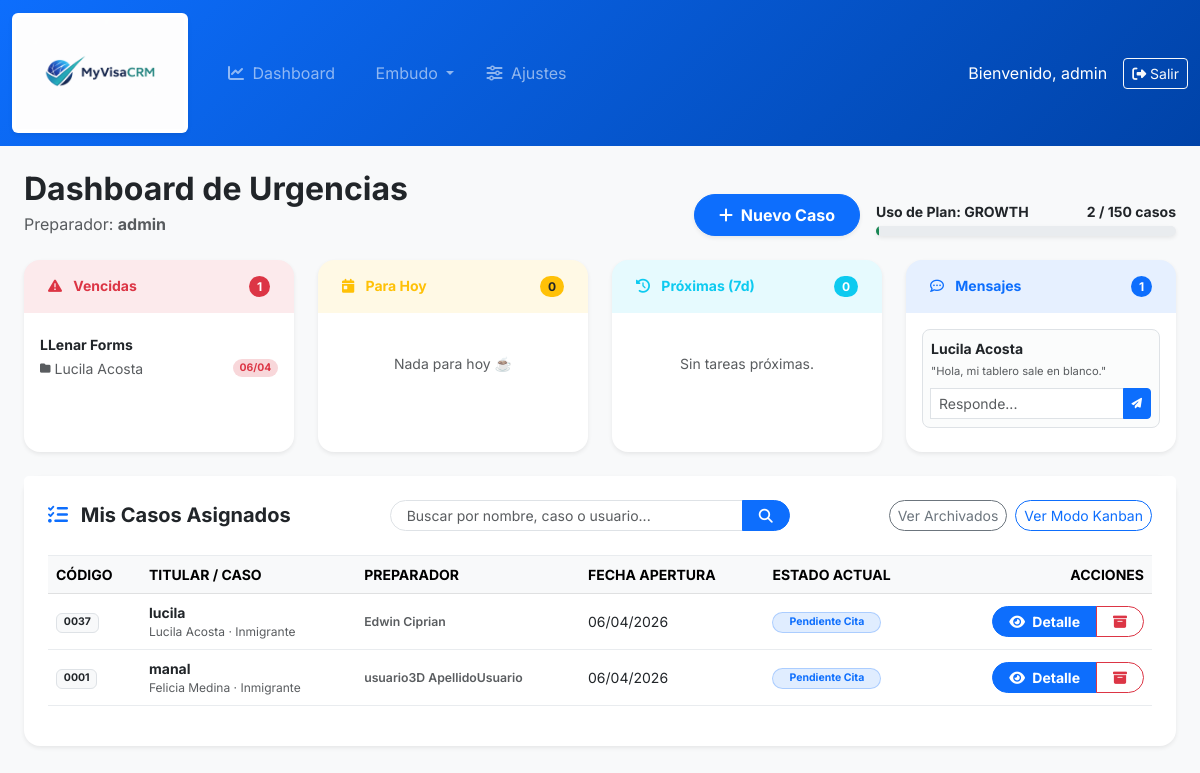
Page / (signed in) on the earlier database version.
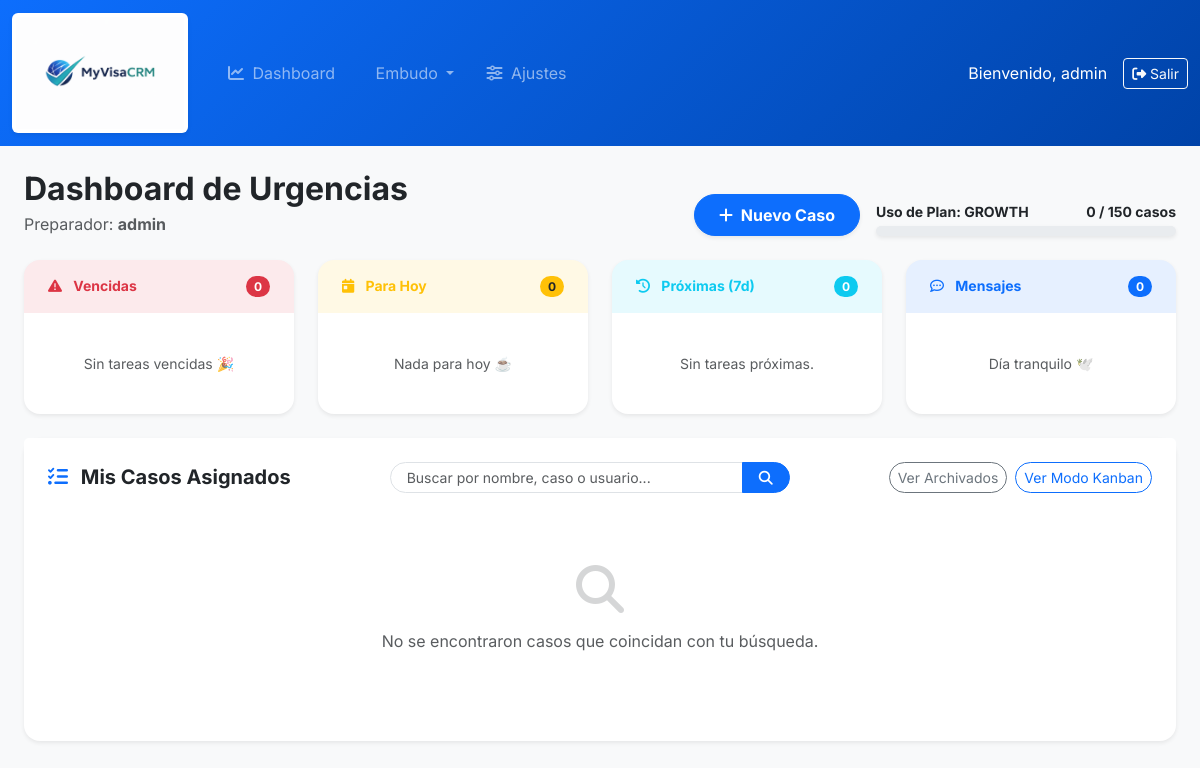
Same page on the later database version.
### crm/models.py (models this page shows, shortened)
class Actividad(models.Model):
    STATUS_TAREA = [('PENDIENTE', 'Pendiente'), ('EN_PROCESO', 'En Proceso'), ('COMPLETADA', 'Completada')]
    caso = models.ForeignKey(Caso, on_delete=models.CASCADE, related_name='actividades')
    titulo = models.CharField(max_length=255)
    detalle = models.TextField(blank=True)
    fecha_programada = models.DateField(null=True, blank=True, help_text="Cuándo planeas hacerlo")
    fecha_vencimiento = models.DateField(null=True, blank=True, help_text="Fecha límite legal")
    status = models.CharField(max_length=15, choices=STATUS_TAREA, default='PENDIENTE')
    prioridad_alta = models.BooleanField(default=False)
    fecha_completada = models.DateTimeField(null=True, blank=True)
    class Meta:
        ordering = ['fecha_vencimiento', 'fecha_programada']

class Caso(models.Model):
    agencia = models.ForeignKey(Agencia, on_delete=models.CASCADE, related_name='casos', null=True)
    titulo = models.CharField(max_length=200, help_text="Ej: Juan Perez - Residencia")
    tipo = models.ForeignKey(TipoCaso, on_delete=models.SET_NULL, null=True, blank=True)
    sub_tipo = models.ForeignKey(SubTipoCaso, on_delete=models.SET_NULL, null=True, blank=True)
    chat_habilitado = models.BooleanField(
        default=True,
        help_text="Permite al cliente enviar mensajes al preparador desde su portal"
    )
    beneficiario_principal = models.ForeignKey(User, on_delete=models.CASCADE, related_name='casos_cliente')
    preparador = models.ForeignKey(User, on_delete=models.SET_NULL, null=True, related_name='casos_gestionados')
    status_actual = models.ForeignKey(CaseStatus, on_delete=models.PROTECT, related_name='casos')
    caso_principal = models.ForeignKey('self', on_delete=models.SET_NULL, null=True, blank=True, related_name='sub_casos')
    derivado = models.ForeignKey('Derivado', on_delete=models.SET_NULL, null=True, blank=True, related_name='caso_especifico')
    fecha_apertura = models.DateTimeField(auto_now_add=True)
    ultima_modificacion = models.DateTimeField(auto_now=True)
    esta_archivado = models.BooleanField(
        default=False,
        help_text="Los casos archivados no cuentan para el límite del plan, pero no se pueden editar ni reabrir."
    )

class MensajeCliente(models.Model):
    caso = models.ForeignKey(Caso, on_delete=models.CASCADE, related_name='mensajes')
    remitente = models.ForeignKey(User, on_delete=models.CASCADE, related_name='mensajes_enviados')
    contenido = models.TextField(help_text="Escribe tu mensaje al preparador")
    fecha = models.DateTimeField(auto_now_add=True)
    leido = models.BooleanField(default=False)
    class Meta:
        ordering = ['fecha']

class TipoCaso(models.Model):
    agencia = models.ForeignKey(Agencia, on_delete=models.CASCADE, related_name='tipos_casos')
    nombre = models.CharField(max_length=100)
    def __str__(self):
        return f"{self.nombre} ({self.agencia.nombre})"

class CaseStatus(models.Model):
    agencia = models.ForeignKey(Agencia, on_delete=models.CASCADE, related_name='estados_casos', null=True)
    nombre = models.CharField(max_length=100)
    orden = models.PositiveIntegerField(default=0, help_text="Define la posición en el embudo")
    color = models.CharField(max_length=7, default="#0d6efd", help_text="Color en formato HEX para las etiquetas")
    class Meta:
        ordering = ['orden']
        verbose_name = "Estado del Caso"
        verbose_name_plural = "Estados de los Casos"
    def __str__(self):
        return f"{self.orden}. {self.nombre} ({self.agencia.nombre if self.agencia else 'Global'})"

### crm/views.py (the view, shortened to what this page needs)
# urls.py: path('', views.dashboard, name='dashboard'),
def dashboard(request):
    if not hasattr(request.user, 'profile'):
        messages.error(request, "Tu usuario no tiene una agencia asignada. Contacta al soporte.")
        return redirect('logout')
    if request.user.profile.tipo == 'CLIENTE':
        return redirect('client_portal')
    agencia = request.user.profile.agencia
    hoy = timezone.now().date()
    actividades_base = Actividad.objects.filter(
        caso__agencia=agencia
    ).exclude(status='COMPLETADA').select_related('caso')
    vencidas = actividades_base.filter(fecha_vencimiento__lt=hoy).order_by('fecha_vencimiento')
    tareas_hoy = actividades_base.filter(fecha_programada=hoy).order_by('prioridad_alta', 'fecha_vencimiento')
    casos_con_mensajes = Caso.objects.filter(preparador=request.user).prefetch_related('mensajes')
    threads_sin_respuesta = []
    for caso in casos_con_mensajes:
        ultimo = caso.mensajes.last()
        if ultimo and ultimo.remitente == caso.beneficiario_principal:
            threads_sin_respuesta.append({
                'caso': caso,
                'ultimo_mensaje': ultimo,
                'total': caso.mensajes.count(),
            })
    config_dash = ConfiguracionDashboard.get_config(agencia)
    fecha_limite = hoy + timezone.timedelta(days=config_dash.dias_proximos_vencer)
    proximas_vencer = actividades_base.filter(
        fecha_vencimiento__gt=hoy,
        fecha_vencimiento__lte=fecha_limite
    ).exclude(fecha_programada=hoy).order_by('fecha_vencimiento')
    documentos_recientes = Documento.objects.filter(
        caso__agencia=agencia
    ).order_by('-fecha_subida')[:10]
    mostrar_archivados = request.GET.get('ver') == 'archivados'
    casos_preparador_qs = Caso.objects.filter(agencia=agencia, esta_archivado=mostrar_archivados).order_by('-fecha_apertura')
    from django.db.models import Q
    query = request.GET.get('q')
    paginator = Paginator(casos_preparador_qs, 10)
    page_number = request.GET.get('page')
    page_obj = paginator.get_page(page_number)
    limites = agencia.limites_actuales
    casos_activos = agencia.casos_activos_count
    porcentaje_uso = agencia.uso_casos_porcentaje
    plan_warning = None
    if porcentaje_uso >= 100:
        plan_warning = "danger"
    elif porcentaje_uso >= 80:
        plan_warning = "warning"
    is_demo = request.user.profile.is_demo
    nuevo_caso_form = NuevoCasoForm(agencia=agencia)
    context = {
        'vencidas': vencidas,
        'tareas_hoy': tareas_hoy,
        'proximas_vencer': proximas_vencer,
        'config_dash': config_dash,
        'threads_sin_respuesta': threads_sin_respuesta,
        'documentos_recientes': documentos_recientes,
        'page_obj': page_obj,
        'agencia': agencia,
        'limites': limites,
        'casos_activos': casos_activos,
        'porcentaje_uso': porcentaje_uso,
        'plan_warning': plan_warning,
        'ver_archivados': mostrar_archivados,
        'is_demo': is_demo,
        'nuevo_caso_form': nuevo_caso_form,
    }
    return render(request, 'crm/dashboard.html', context)

### crm/models.py (called while the page is built)
    @property
    def limites_actuales(self):
        from .constants import PLAN_DETAILS
        details = PLAN_DETAILS.get(self.plan, PLAN_DETAILS['STARTER'])
        return {
            'casos': self.limite_casos_custom if self.limite_casos_custom is not None else details['casos'],
            'usuarios': self.limite_usuarios_custom if self.limite_usuarios_custom is not None else details['usuarios'],
            'precio_base': details['precio'],
            'usuario_extra': details['usuario_extra']
        }

    @property
    def casos_activos_count(self):
        return self.casos.filter(esta_archivado=False).count()

    @property
    def uso_casos_porcentaje(self):
        limite = self.limites_actuales['casos']
        if limite == 0: return 0
        return (self.casos_activos_count / limite) * 100

    def __str__(self):
        return f"{self.nombre} - {self.tipo_caso.nombre}"

    @classmethod
    def get_config(cls, agencia):
        obj, created = cls.objects.get_or_create(agencia=agencia)
        return obj

### templates/crm/dashboard.html (shortened to what the changed rows need)
{% extends 'base.html' %}
{% block content %}
<div class="mb-4 d-flex flex-column flex-md-row justify-content-between align-items-md-end">
  <div>
    <h2 class="fw-bold mb-1">Dashboard de Urgencias</h2>
  </div>
  <div class="d-flex align-items-end gap-3 mt-3 mt-md-0">
    <div style="min-width: 300px;">
      <div class="d-flex justify-content-between mb-1 small fw-bold">
          <span>Uso de Plan: {{ agencia.plan }}</span>
          <span>{{ casos_activos }} / {{ limites.casos }} casos</span>
      </div>
      <div class="progress rounded-pill shadow-sm" style="height: 10px;">
        <div class="progress-bar bg-{{ plan_warning|default:'success' }} progress-bar-striped progress-bar-animated" role="progressbar" style="width: {{ porcentaje_uso|floatformat:0 }}%;"></div>
      </div>
    </div>
  </div>
</div>
<div class="row g-4">
  <div class="col-xl-3 col-md-6">
    <div class="card h-100 border-0 shadow-sm rounded-4">
      <div class="card-header bg-danger bg-opacity-10 border-0 rounded-top-4 d-flex justify-content-between align-items-center py-3 px-4">
        <h6 class="fw-bold text-danger mb-0 small"><i class="fa-solid fa-triangle-exclamation me-2"></i> Vencidas</h6>
        <span class="badge bg-danger rounded-pill">{{ vencidas|length }}</span>
      </div>
      <div class="card-body p-3">
        {% if vencidas %}
          <ul class="list-group list-group-flush">
            {% for act in vencidas %}
              <li class="list-group-item px-0 py-2 border-light">
                <h6 class="mb-1 fw-bold small text-truncate" title="{{ act.titulo }}">{{ act.titulo }}</h6>
                <div class="d-flex justify-content-between align-items-center">
                  <a href="{% url 'case_detail' act.caso.pk %}" class="text-muted small text-decoration-none text-truncate" style="max-width:70%">{{ act.caso.titulo }}</a>
                  <span class="badge bg-danger-subtle text-danger rounded-pill" style="font-size:.65rem;">{{ act.fecha_vencimiento|date:"d/m" }}</span>
                </div>
              </li>
            {% endfor %}
          </ul>
        {% else %}
          <div class="text-center text-muted py-4 small">Sin tareas vencidas 🎉</div>
        {% endif %}
      </div>
    </div>
  </div>
  <div class="col-xl-3 col-md-6">
    <div class="card h-100 border-0 shadow-sm rounded-4">
      <div class="card-header bg-primary bg-opacity-10 border-0 rounded-top-4 d-flex justify-content-between align-items-center py-3 px-4">
        <h6 class="fw-bold text-primary mb-0 small"><i class="fa-regular fa-comment-dots me-2"></i> Mensajes</h6>
        <span class="badge bg-primary rounded-pill">{{ threads_sin_respuesta|length }}</span>
      </div>
      <div class="card-body p-3 overflow-auto" style="max-height: 250px;">
        {% if threads_sin_respuesta %}
          {% for thread in threads_sin_respuesta %}
            <div class="border rounded-3 p-2 mb-2 bg-light bg-opacity-50">
              <div class="d-flex justify-content-between align-items-start mb-1">
                <a href="{% url 'case_detail' thread.caso.pk %}" class="fw-bold small text-decoration-none text-dark text-truncate">{{ thread.caso.titulo }}</a>
              </div>
              <p class="text-muted mb-2 text-truncate" style="font-size:0.7rem;">"{{ thread.ultimo_mensaje.contenido }}"</p>
              <form method="post" class="input-group input-group-sm">
                <input type="text" name="contenido" class="form-control" placeholder="Responde..." required>
                <button type="submit" class="btn btn-primary"></button>
              </form>
            </div>
          {% endfor %}
        {% else %}
          <div class="text-center text-muted py-4 small">Día tranquilo 🕊️</div>
        {% endif %}
      </div>
    </div>
  </div>
  <div class="col-12 mt-4">
    <div class="card border-0 shadow-sm rounded-4">
      <div class="card-body px-4 pb-4">
        {% if page_obj %}
          <div class="table-responsive">
            <table class="table table-hover align-middle border-top border-light-subtle">
              <thead class="table-light">
                <tr class="small text-uppercase text-muted">
                  <th>Código</th>
                  <th>Titular / Caso</th>
                  <th>Preparador</th>
                  <th>Fecha Apertura</th>
                  <th>Estado Actual</th>
                  <th class="text-end">Acciones</th>
                </tr>
              </thead>
              <tbody class="small">
                {% for c in page_obj %}
                  <tr {% if c.esta_archivado %}class="opacity-75"{% endif %}>
                    <td><span class="badge bg-light text-dark border">{{ c.pk|stringformat:"04d" }}</span></td>
                    <td>
                      <div class="fw-bold text-dark">{{ c.beneficiario_principal.get_full_name|default:c.beneficiario_principal.username }}</div>
                      <div class="text-muted" style="font-size:0.75rem;">{{ c.titulo }} · {{ c.tipo.nombre }}</div>
                    </td>
                    <td>
                        <span class="text-muted small fw-semibold">{{ c.preparador.get_full_name|default:c.preparador.username }}</span>
                    </td>
                    <td>{{ c.fecha_apertura|date:"d/m/Y" }}</td>
                    <td>
                        {% if c.esta_archivado %}
                            <span class="badge bg-secondary rounded-pill px-3 py-1">ARCHIVADO</span>
                        {% else %}
                            <span class="badge rounded-pill px-3 py-1" style="background-color:{{ c.status_actual.color }}20; color:{{ c.status_actual.color }}; border: 1px solid {{ c.status_actual.color }}40;">
                            {{ c.status_actual.nombre }}
                            </span>
                        {% endif %}
                    </td>
                    <td class="text-end">
                      <div class="btn-group">
                        <a href="{% url 'case_detail' c.pk %}" class="btn btn-sm btn-primary px-3 rounded-start-pill fw-bold">
                          <i class="fa-solid fa-eye me-1"></i> Detalle
                        </a>
                        {% if not c.esta_archivado %}
                        <a href="{% url 'archive_case' c.pk %}" class="btn btn-sm btn-outline-danger px-3 rounded-end-pill" title="Archivar">
                          <i class="fa-solid fa-box-archive"></i>
                        </a>
                        {% endif %}
                      </div>
                    </td>
                  </tr>
                {% endfor %}
              </tbody>
            </table>
          </div>
        {% else %}
          <div class="text-center py-5 text-muted">
            <i class="fa-solid fa-magnifying-glass fa-3x mb-3 opacity-25"></i>
            <p>No se encontraron casos que coincidan con tu búsqueda.</p>
          </div>
        {% endif %}
      </div>
    </div>
  </div>
</div>
{% endblock %}

Differences in the rows shown:
no longer on this page (row edited): Actividad: titulo "LLenar Forms", caso.titulo "Lucila Acosta", fecha_vencimiento "06/04"
no longer on this page (row edited): Caso: caso.titulo "Lucila Acosta", ultimo_mensaje.contenido "Hola, mi tablero sale en blanco.", pk "0037", beneficiario_principal.get_full_name "lucila", titulo "Lucila Acosta", tipo.nombre "Inmigrante", preparador.get_full_name "Edwin Ciprian", fecha_apertura "06/04/2026", status_actual.nombre "Pendiente Cita", esta_archivado False (drawn)
no longer on this page (row edited): Caso: pk "0001", beneficiario_principal.get_full_name "manal", titulo "Felicia Medina", tipo.nombre "Inmigrante", preparador.get_full_name "usuario3D ApellidoUsuario", fecha_apertura "06/04/2026", status_actual.nombre "Pendiente Cita", esta_archivado False (drawn), shown under "Mis Casos Asignados"
Other differences:
{{ casos_activos }}: "2" → "0"
{{ vencidas|length }}: "1" → "0"
{{ threads_sin_respuesta|length }}: "1" → "0"
text no longer shown: "CÓDIGO TITULAR / CASO PREPARADOR FECHA APERTURA ESTADO ACTUAL ACCIONES"
text now shown: "Sin tareas vencidas 🎉 Día tranquilo 🕊️ No se encontraron casos que coincidan con tu búsqueda."
